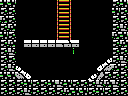

Tiled map render using the project's own tile images. Description and the whole map definition, tile-layer contents included, below:
An orthogonal 16x12 tile map with 8x8 px tiles, 1 tile layer (Tile Layer 1) and 7 objects (item, big-item, breakable-down, door-left, door-right, ...).

<map version="1.0" orientation="orthogonal" renderorder="right-down" width="16" height="12" tilewidth="8" tileheight="8" nextobjectid="9">
 <properties>
  <property name="up" value="stairs" />
 </properties>
 <tileset firstgid="1" name="tiles" tilewidth="8" tileheight="8" tilecount="256" columns="16">
  <image source="tiles.png" width="128" height="128" />
 </tileset>
 <layer name="Tile Layer 1" width="16" height="12">
  <data encoding="csv">
162,162,1,1,1,1,1,249,168,1,1,1,1,1,163,162,
163,163,1,1,1,1,1,249,168,1,1,1,1,1,162,163,
248,163,1,1,1,1,1,249,168,1,1,1,1,1,163,163,
163,248,1,1,1,1,1,249,168,1,1,1,1,1,163,164,
162,163,1,1,1,1,1,249,168,1,1,1,1,1,248,162,
163,248,1,254,254,254,254,144,143,254,1,1,1,1,163,248,
163,164,1,1,1,1,1,1,1,104,1,1,1,1,163,163,
163,163,1,1,1,1,1,1,1,1,1,1,1,172,163,164,
163,164,166,1,1,1,1,1,1,1,1,1,170,171,248,163,
162,162,181,182,1,1,1,1,1,1,1,172,157,163,163,163,
163,163,163,162,163,163,162,164,162,163,163,163,164,248,164,163,
163,163,163,164,163,163,163,163,248,162,162,163,162,163,163,163
</data>
 </layer>
 <objectgroup name="objects">
  <object id="2" type="item" x="32" y="64" width="16" height="16" />
  <object id="3" type="big-item" x="24" y="16" width="32" height="24" />
  <object id="4" type="breakable-down" x="48" y="80" width="32" height="16" />
  <object id="5" type="door-left" x="0" y="24" width="16" height="24" />
  <object id="6" type="door-right" x="112" y="32" width="16" height="24" />
  <object id="7" type="door-down" x="48" y="80" width="32" height="16" />
  <object id="8" type="4x4-item" x="24" y="8" width="32" height="32" />
 </objectgroup>
</map>
